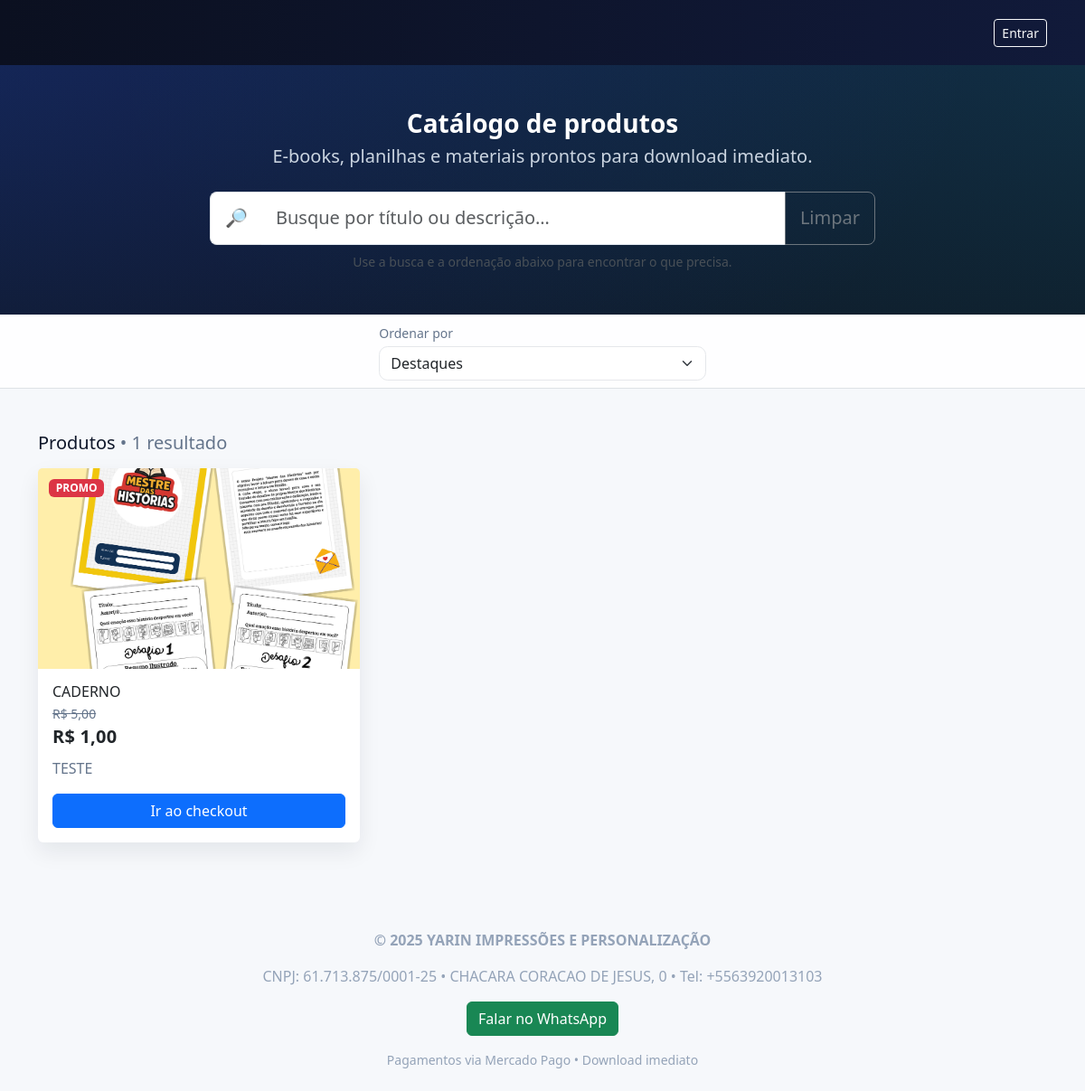
/produtos/, run on the app's committed database.
### vendas/models.py (models this page shows, shortened)
class Product(models.Model):
    title = models.CharField("Título", max_length=160)
    slug = models.SlugField(unique=True, max_length=180, editable=False)
    checkout_token = models.UUIDField(default=uuid.uuid4, editable=False, unique=True)
    description = models.TextField("Descrição", blank=True)
    image = models.ImageField(
        "Imagem",
        upload_to="produtos/imagens/",
        blank=True, null=True,
        **IMAGE_STORAGE_KW,
    )
    video_url = models.URLField("Vídeo (URL)", blank=True)
    digital_file = models.FileField(
        "Arquivo digital",
        upload_to="produtos/arquivos/",
        blank=True, null=True,
        **RAW_STORAGE_KW,
    )
    price = models.DecimalField("Preço (R$)", max_digits=10, decimal_places=2)
    promo_active = models.BooleanField("Promoção ativa?", default=False)
    promo_price = models.DecimalField(
        "Preço promocional (R$)", max_digits=10, decimal_places=2, blank=True, null=True
    )
    active = models.BooleanField("Ativo", default=True)
    created_at = models.DateTimeField(auto_now_add=True)
    class Meta:
        ordering = ["-created_at"]
    def get_checkout_url(self):
        return reverse("checkout", args=[self.slug, str(self.checkout_token)])
    @property
    def has_promo(self) -> bool:
        return bool(self.promo_active and self.promo_price and self.promo_price < self.price)
    @property
    def price_to_charge(self):
        return self.promo_price if self.has_promo else self.price

class Company(models.Model):
    corporate_name = models.CharField("Razão social", max_length=160)
    trade_name     = models.CharField("Nome fantasia", max_length=160, blank=True)
    cnpj           = models.CharField("CNPJ", max_length=18, unique=True,
                                      help_text="Ex.: 12.345.678/0001-95")
    address        = models.TextField("Endereço", blank=True)
    phone_e164     = models.CharField(
        "Telefone (E.164)", max_length=20, blank=True,
        validators=[phone_e164_validator],
        help_text="Ex.: +556300000000",
    )
    logo = models.ImageField(
        "Logo",
        upload_to="empresa/logos/",
        blank=True, null=True,
        **(globals().get("IMAGE_STORAGE_KW", {})),  # usa Cloudinary se estiver ativo
    )
    active     = models.BooleanField("Ativa?", default=True)
    created_at = models.DateTimeField(auto_now_add=True)
    updated_at = models.DateTimeField(auto_now=True)
    class Meta:
        verbose_name = "Empresa"
        verbose_name_plural = "Empresas"
        ordering = ["-created_at"]

### vendas/views.py (the view)
# urls.py: path("produtos/", views.catalog, name="catalog"),
def catalog(request):
    products = Product.objects.filter(active=True).order_by("-created_at")
    company = Company.objects.filter(active=True).first()  # para logo/nome/whatsapp no template
    now = timezone.now()
    today = timezone.localdate()
    start_30 = now - timedelta(days=30)
    today_new = Product.objects.filter(active=True, created_at__date=today).count()
    paid_30_qs = Order.objects.filter(status="paid", created_at__gte=start_30)
    agg = paid_30_qs.aggregate(
        receita_30d=Coalesce(
            Sum("amount"),
            Value(Decimal("0.00")),
            output_field=DecimalField(max_digits=12, decimal_places=2),
        ),
        pedidos_30d=Count("id"),
    )
    receita_30d = agg["receita_30d"] or Decimal("0.00")
    pedidos_30d = agg["pedidos_30d"] or 0
    ticket_30d = (receita_30d / pedidos_30d) if pedidos_30d else Decimal("0.00")
    ctx = {
        "products": products,
        "company": company,           # <<< usado no header/rodapé
        "now": now,                   # se o template usar {{ now|date:"Y" }}
        "kpi_today_new": today_new,
        "kpi_receita_30d": receita_30d,
        "kpi_pedidos_30d": pedidos_30d,
        "kpi_ticket_30d": ticket_30d,
    }
    return render(request, "vendas/home_public.html", ctx)

### vendas/templates/vendas/home_public.html (shortened to what this page needs)
<!doctype html>
<html lang="pt-br">
<head>
  <link href="https://cdn.jsdelivr.net/npm/bootstrap@5.3.3/dist/css/bootstrap.min.css" rel="stylesheet" />
</head>
<body>
<nav class="navbar nav-lite navbar-dark">
  <div class="container">
    <div class="d-flex w-100 align-items-center" style="min-height:56px;">
      <div class="ms-auto d-none d-md-flex align-items-center gap-2">
        {% if user.is_authenticated %}
          <span class="text-light small">Olá, {{ user.username }}</span>
          <a class="btn btn-outline-light btn-sm" href="{% url 'logout' %}">Sair</a>
        {% else %}
          <a class="btn btn-outline-light btn-sm" href="{% url 'login' %}">Entrar</a>
        {% endif %}
      </div>
    </div>
  </div>
</nav>
<header class="hero py-5">
  <div class="container">
    <div class="row g-4 align-items-center">
      <div class="col-lg-8 mx-auto text-center">
        <h1 class="hero-title">Catálogo de produtos</h1>
        <p class="lead mb-4">E-books, planilhas e materiais prontos para download imediato.</p>
        <div class="search-wrap">
          <div class="input-group input-group-lg">
            <span class="input-group-text bg-white border-end-0">🔎</span>
            <input id="q" type="search" class="form-control border-start-0" placeholder="Busque por título ou descrição…" aria-label="Buscar produtos">
            <button id="btn-clear" class="btn btn-outline-secondary">Limpar</button>
          </div>
          <div class="small mt-2 text-light-emphasis">
            Use a busca e a ordenação abaixo para encontrar o que precisa.
          </div>
        </div>
      </div>
    </div>
  </div>
</header>
<div class="sticky-topbar border-bottom py-2">
  <div class="container">
    <div class="row g-3 align-items-center toolbar justify-content-center">
      <div class="col-12 col-md-4">
        <label for="sortSel" class="form-label small text-muted-2 mb-1">Ordenar por</label>
        <select id="sortSel" class="form-select">
          <option value="featured">Destaques</option>
        </select>
      </div>
    </div>
  </div>
</div>
<main class="container py-4 py-md-5">
  <div class="d-flex align-items-center justify-content-between mb-3">
    <h2 class="h5 m-0">Produtos <span class="text-muted-2 fw-normal" id="resCount"></span></h2>
  </div>
  {% if products %}
    <div id="grid" class="row g-4">
      {% for p in products %}
        {% with eff=p.price_to_charge old=p.price %}
        <div class="col-12 col-sm-6 col-lg-4 product-card"
             data-title="{{ p.title|lower }}"
             data-desc="{{ p.description|default:''|lower }}"
             data-price="{{ eff|floatformat:2 }}"
             data-created="{{ p.created_at|date:'U' }}">
          <div class="card card-clean h-100 position-relative">
            {% if p.image %}
              <img src="{{ p.image.url }}" class="card-img-top" alt="{{ p.title }}">
            {% else %}
              <div class="card-img-top d-flex align-items-center justify-content-center" style="background:#eef2f7; aspect-ratio:16/10;">
                <span class="text-muted">Sem imagem</span>
              </div>
            {% endif %}
            {% if p.has_promo %}
              <span class="badge bg-danger promo-badge">PROMO</span>
            {% endif %}
            <div class="card-body d-flex flex-column">
              <h3 class="h6 mb-1">{{ p.title }}</h3>
              {% if p.has_promo %}
                <div class="old-price small"><del>R$ {{ old|floatformat:2 }}</del></div>
              {% endif %}
              <div class="price fs-5 mb-2">R$ {{ eff|floatformat:2 }}</div>
              <p class="text-muted-2 flex-grow-1 mb-3">{{ p.description|default:""|truncatewords:24 }}</p>
              <a class="btn btn-primary w-100" href="{{ p.get_checkout_url }}">Ir ao checkout</a>
            </div>
          </div>
        </div>
        {% endwith %}
      {% endfor %}
    </div>
  {% else %}
    <div class="empty">
      <div class="mb-2 fw-semibold">Nenhum produto disponível no momento.</div>
      <div class="text-muted">Volte mais tarde para conferir as novidades.</div>
    </div>
  {% endif %}
</main>
<footer class="py-4">
  <div class="container footer-min d-flex flex-column align-items-center text-center gap-3">
    <div class="fw-semibold">
      © {% now "Y" %} {{ company.trade_name|default:company.corporate_name|default:"Loja Digital" }}
    </div>
    {% if company %}
      <div>
        {% if company.cnpj %}
          CNPJ: {{ company.cnpj }}
          {% if company.address or company.phone_e164 %} • {% endif %}
        {% endif %}
        {% if company.address %}
          {{ company.address }}
          {% if company.phone_e164 %} • {% endif %}
        {% endif %}
        {% if company.phone_e164 %}
          Tel: {{ company.phone_e164 }}
        {% endif %}
      </div>
      {% if company.phone_e164 %}
        <a class="btn btn-success"
           href="https://wa.me/{{ company.phone_e164|cut:'+' }}?text={{ 'Olá! Tenho uma dúvida sobre os produtos.'|urlencode }}"
           target="_blank" rel="noopener">
          Falar no WhatsApp
        </a>
      {% endif %}
    {% endif %}
    <div class="small">Pagamentos via Mercado Pago • Download imediato</div>
  </div>
</footer>
</body>
</html>

### vendas/templates/vendas/home_public.html (style rules this page uses)
:root { --ink:#0f172a; --muted:#64748b; --ring:rgba(37,99,235,.18); --g1:#0b1020; --g2:#111a3a; }
html, body { max-width:100%; overflow-x:hidden; }
img, iframe { max-width:100%; height:auto; }
.input-group { width:100%; }
.input-group .form-control { min-width:0; }
body { background:#f6f8fb; color:var(--ink); }
.nav-lite { background:linear-gradient(90deg,var(--g1),var(--g2)); }
.hero { background: radial-gradient(1200px 600px at -10% -10%, rgba(37,99,235,.18), transparent), radial-gradient(1200px 600px at 110% -10%, rgba(16,185,129,.14), transparent), linear-gradient(180deg,var(--g2),#0f172a); color:#fff; }
.hero-title { font-weight:800; font-size:clamp(1.25rem, 2.5vw, 1.75rem); line-height:1.2; margin:0 0 .25rem 0; }
.hero .lead { color:#cbd5e1; }
.search-wrap .form-control { border-radius:.8rem; padding:.85rem 1rem; border-color:#e2e8f0; }
.sticky-topbar { position: sticky; top: -1px; z-index: 20; background:#ffffffd6; backdrop-filter: blur(6px); }
.toolbar .form-select, .toolbar .form-control { border-radius:.6rem; border-color:#e5e7eb; }
.card-clean { border:none; box-shadow:0 10px 24px rgba(17,24,39,.08); transition:transform .12s ease, box-shadow .12s ease; }
.card-img-top { aspect-ratio: 16/10; object-fit:cover; }
.promo-badge { position:absolute; top:.75rem; left:.75rem; }
.price { font-weight:800; letter-spacing:.2px; }
.old-price { color:#64748b; }
.text-muted-2 { color:var(--muted); }
.footer-min { color:#94a3b8; }

### data on the page
Product: image (picture), promo_active "PROMO", title "CADERNO", price "5,00", price_to_charge "1,00", description "TESTE"
Company: trade_name "YARIN IMPRESSÕES E PERSONALIZAÇÃO", cnpj "61.713.875/0001-25", address "CHACARA CORACAO DE JESUS, 0", phone_e164 "+5563920013103"
